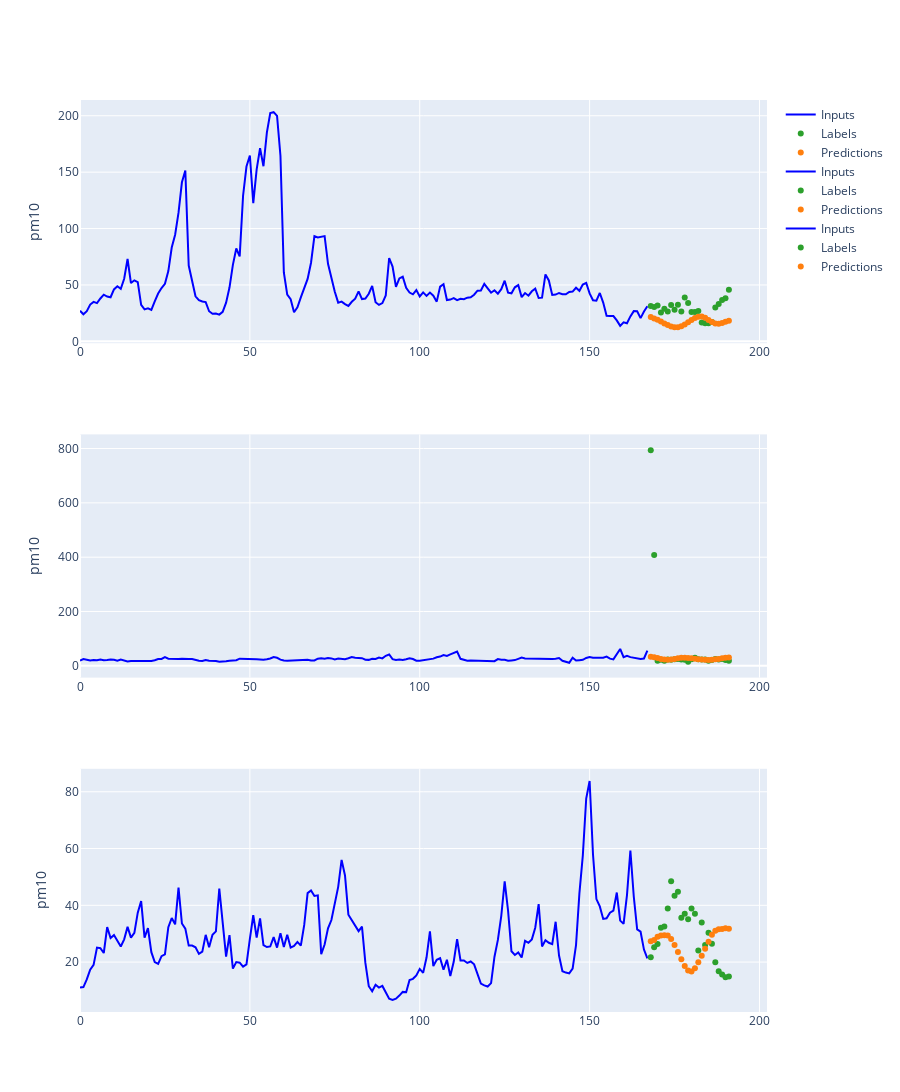

Notebook source saved alongside this figure:
### Code cell
window_generator_530.plot(model_538, offset=100)

### Figure 1 — Plotly figure (JSON) as saved in the notebook; plotly's stock layout.template omitted (floating-point values rounded to 4 significant figures; data arrays with more than 128 entries replaced by an {"elided": "..."} marker saying what was removed)
{"data": [{"marker": {"color": "blue"}, "name": "Inputs", "type": "scatter", "x": {"elided": "168 int values"}, "xaxis": "x", "y": {"elided": "168 float values"}, "yaxis": "y"}, {"marker": {"color": "#2ca02c"}, "mode": "markers", "name": "Labels", "type": "scatter", "x": [168, 169, 170, 171, 172, 173, 174, 175, 176, 177, 178, 179, 180, 181, 182, 183, 184, 185, 186, 187, 188, 189, 190, 191], "xaxis": "x", "y": [31.3, 30.5, 31.7, 25.6, 28.9, 26.4, 32.2, 28.1, 32.5, 26.5, 38.9, 33.9, 26.1, 26.1, 27, 16.8, 16, 16.1, 17.2, 30, 33.2, 36.6, 38.1, 45.8], "yaxis": "y"}, {"marker": {"color": "#ff7f0e"}, "mode": "markers", "name": "Predictions", "type": "scatter", "x": [168, 169, 170, 171, 172, 173, 174, 175, 176, 177, 178, 179, 180, 181, 182, 183, 184, 185, 186, 187, 188, 189, 190, 191], "xaxis": "x", "y": [21.48, 20.31, 19.08, 17.5, 15.92, 14.46, 13.18, 12.46, 12.59, 13.37, 14.86, 16.86, 19.03, 20.79, 21.91, 22.06, 20.86, 18.93, 17.12, 15.81, 15.64, 16.35, 17.31, 18.2], "yaxis": "y"}, {"marker": {"color": "blue"}, "name": "Inputs", "type": "scatter", "x": {"elided": "168 int values"}, "xaxis": "x2", "y": {"elided": "168 float values"}, "yaxis": "y2"}, {"marker": {"color": "#2ca02c"}, "mode": "markers", "name": "Labels", "type": "scatter", "x": [168, 169, 170, 171, 172, 173, 174, 175, 176, 177, 178, 179, 180, 181, 182, 183, 184, 185, 186, 187, 188, 189, 190, 191], "xaxis": "x2", "y": [793.4, 408.2, 18.5, 22.5, 18.8, 23.5, 23, 24.8, 25.7, 23.4, 22.7, 15.4, 24.7, 30.1, 24.3, 23.7, 23.2, 19.1, 21.8, 25.1, 23.9, 25.6, 21.2, 18.4], "yaxis": "y2"}, {"marker": {"color": "#ff7f0e"}, "mode": "markers", "name": "Predictions", "type": "scatter", "x": [168, 169, 170, 171, 172, 173, 174, 175, 176, 177, 178, 179, 180, 181, 182, 183, 184, 185, 186, 187, 188, 189, 190, 191], "xaxis": "x2", "y": [33.55, 31.46, 29.03, 25.46, 23.35, 22.46, 23.4, 25.55, 27.94, 29.49, 29.81, 29.27, 27.66, 25.81, 24.55, 23.16, 22.13, 21.91, 22.78, 23.95, 25.71, 27.62, 29.48, 30.92], "yaxis": "y2"}, {"marker": {"color": "blue"}, "name": "Inputs", "type": "scatter", "x": {"elided": "168 int values"}, "xaxis": "x3", "y": {"elided": "168 float values"}, "yaxis": "y3"}, {"marker": {"color": "#2ca02c"}, "mode": "markers", "name": "Labels", "type": "scatter", "x": [168, 169, 170, 171, 172, 173, 174, 175, 176, 177, 178, 179, 180, 181, 182, 183, 184, 185, 186, 187, 188, 189, 190, 191], "xaxis": "x3", "y": [21.7, 25.2, 26.4, 32.1, 32.5, 38.9, 48.5, 43.4, 44.8, 35.6, 37, 35.1, 38.9, 37, 24.1, 33.9, 26, 30.3, 26.5, 19.9, 16.8, 15.6, 14.7, 14.9], "yaxis": "y3"}, {"marker": {"color": "#ff7f0e"}, "mode": "markers", "name": "Predictions", "type": "scatter", "x": [168, 169, 170, 171, 172, 173, 174, 175, 176, 177, 178, 179, 180, 181, 182, 183, 184, 185, 186, 187, 188, 189, 190, 191], "xaxis": "x3", "y": [27.36, 27.75, 28.92, 29.37, 29.47, 29.35, 28.16, 26.03, 23.55, 21.02, 18.65, 17.0, 16.68, 17.86, 19.94, 22.19, 24.7, 27.17, 29.61, 31.08, 31.54, 31.63, 31.88, 31.74], "yaxis": "y3"}], "layout": {"height": 1200, "xaxis": {"anchor": "y", "domain": [0, 1]}, "xaxis2": {"anchor": "y2", "domain": [0, 1]}, "xaxis3": {"anchor": "y3", "domain": [0, 1]}, "yaxis": {"anchor": "x", "domain": [0.7333, 1], "title": {"text": "pm10"}}, "yaxis2": {"anchor": "x2", "domain": [0.3667, 0.6333], "title": {"text": "pm10"}}, "yaxis3": {"anchor": "x3", "domain": [0, 0.2667], "title": {"text": "pm10"}}}}
